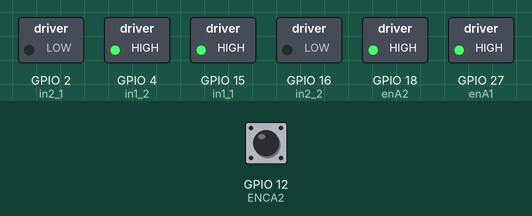
Simulated run of this sketch. Board: ESP32. Shown: switched loads named in the sketch (green lamp = pin HIGH). Inputs (shaded band) come from the test bench; at power-on: GPIO 12 (ENCA2) HIGH. What the sketch prints to the serial monitor is not drawn.

Above: at 0.1 s.
Timing chart, 0 to 1.6 s (numbered marks = the images above):
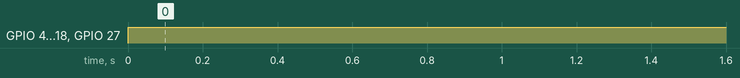

The sketch:

motor_test.ino
```cpp
#define ENCA2 12 // Encoder A for Motor 2
#define ENCB2 13 // Encoder B for Motor 2

volatile int posi1 = 0; // Encoder position for Motor 1
volatile int posi2 = 0; // Encoder position for Motor 2

// Motor Driver Pins
int enA1 = 27;
int in1_1 = 15;
int in2_1 = 2;
int enA2 = 18;
int in1_2 = 4;
int in2_2 = 16;

void setup() {
  Serial.begin(115200);

  // Set encoder pins as inputs
  pinMode(ENCA2, INPUT);
  pinMode(ENCB2, INPUT);


  attachInterrupt(digitalPinToInterrupt(ENCA2), readEncoder2, RISING);

  // Set motor driver pins as outputs
  pinMode(enA1, OUTPUT);
  pinMode(in1_1, OUTPUT);
  pinMode(in2_1, OUTPUT);
  pinMode(enA2, OUTPUT);
  pinMode(in1_2, OUTPUT);
  pinMode(in2_2, OUTPUT);
}

void loop() {
  // Test Motor 1
  digitalWrite(in1_1, HIGH);
  digitalWrite(in2_1, LOW);
  analogWrite(enA1, 255);

  // Test Motor 2
  digitalWrite(in1_2, HIGH);
  digitalWrite(in2_2, LOW);
  analogWrite(enA2, 255);

  // Read encoder positions in an atomic block
  int pos1 = 0;
  int pos2 = 0;

  pos1 = posi1;
  pos2 = posi2;


  Serial.print("Encoder Position Motor 2: ");
  Serial.println(pos2);

  // Delay to see changes
  delay(1000);
}


void readEncoder2(){
  int b = digitalRead(ENCB2);
  if(b > 0){
    posi2++;
  }
  else{
    posi2--;
  }
}
```

Measured:
- by itself, GPIO 4 (in1_2), GPIO 18 (enA2), GPIO 27 (enA1): LOW → HIGH at 0.00 s
